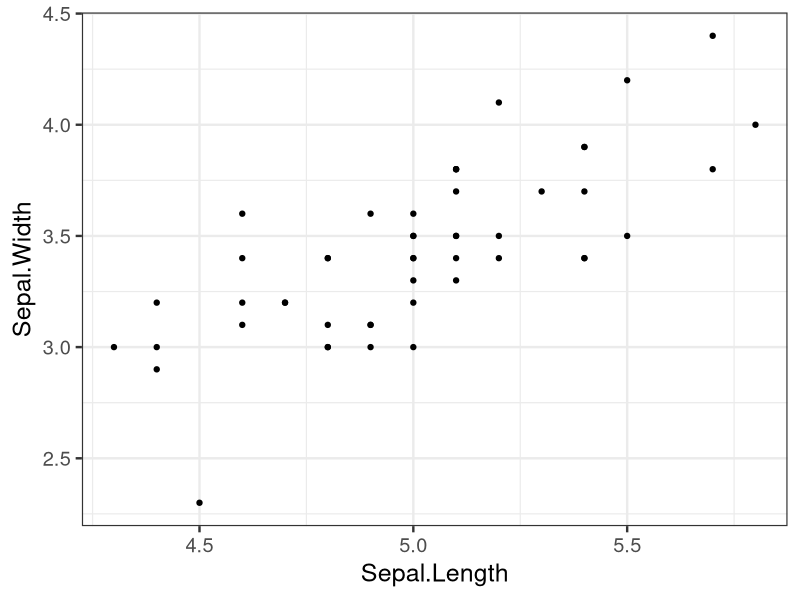
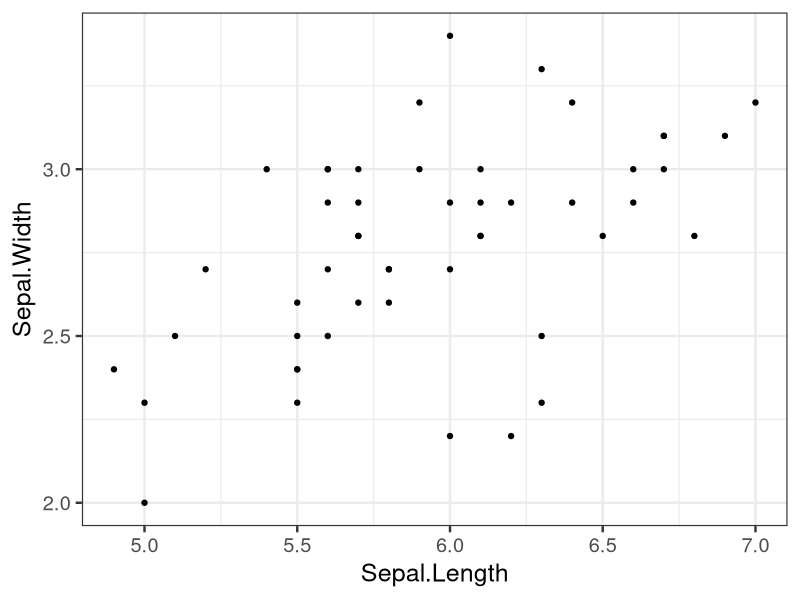
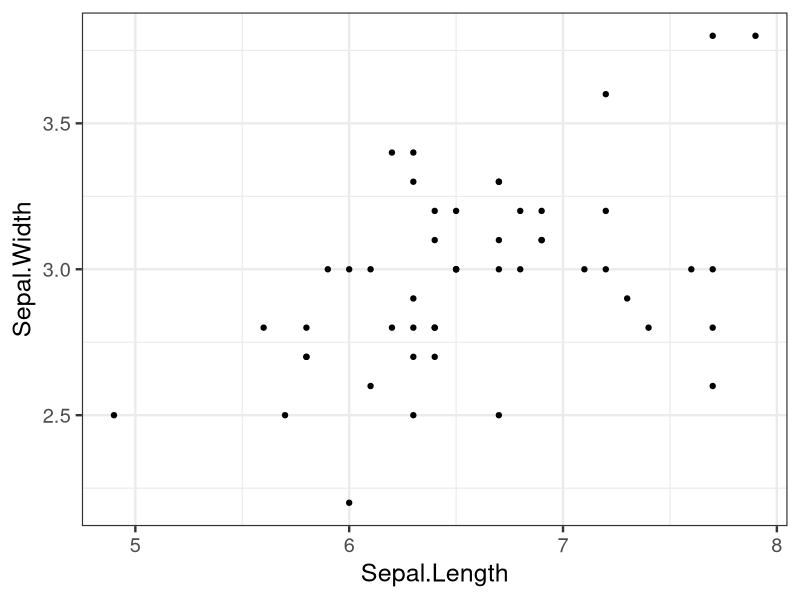

Reproduce these figures in R, in order.
## ---- chunk 1
#| label: createPlotsObject
#| code-fold: true
#| message: false
library(tidyverse)

data <- iris %>% as_tibble()

plots <- data %>%
  group_nest(Species) %>% 
  deframe() %>% 
  map(., ~ {
    ggplot(.x, aes(x = Sepal.Length, y = Sepal.Width)) + 
      geom_point() +
      theme_bw(
        base_size = 18 # to increase the size of the plot elements
      )
  }) 

## ---- chunk 2
#| results: asis
#| fig-width: 14
#| fig-height: 6
#| fig-cap: 'Iris Species'

iwalk(plots, ~ {
  cat('## ', .y, '\n\n')
  print(.x)
  cat('\n\n')
})

